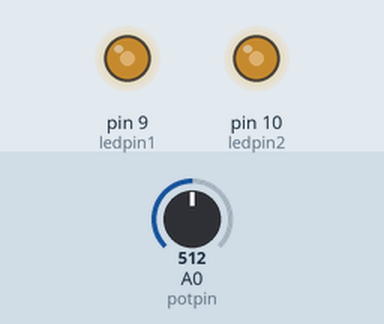
Bench run of a sketch on a simulated Arduino Uno, built for the host (arithmetic inside an expression is 32-bit, double 64-bit). Parts: output pins drawn as LEDs (lit = HIGH). The inputs (shaded band) are chosen by the test bench; at power-on: A0 (potpin) = 512. What the sketch prints to the serial monitor is not drawn.

Above: at 1.2 s.
1.3 s: A0 (potpin) set to 716
At 2.5 s:
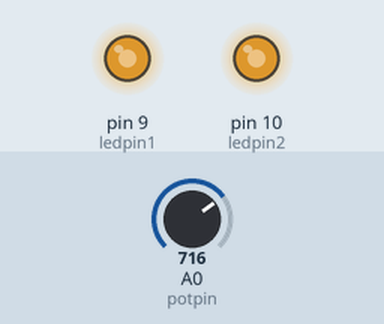
2.8 s: A0 (potpin) set to 900
At 3.6 s:
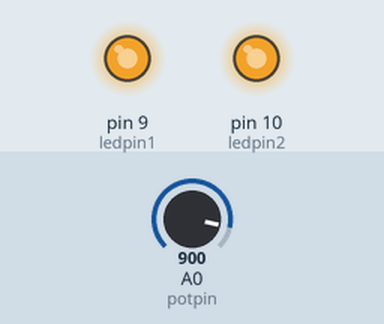
4.3 s: A0 (potpin) set to 122
At 4.7 s:
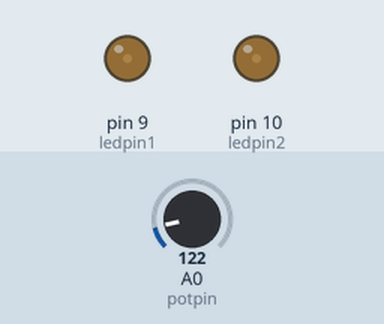
5.8 s: A0 (potpin) set to 0
At 7.0 s:
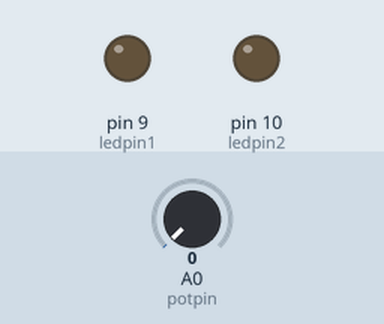
Timing chart, 0 to 8.8 s (numbered marks = the images above; inputs shaded):
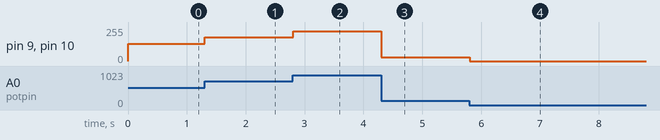

Measured:
- after the input at 1.3 s, pin 9 (ledpin1), pin 10 (ledpin2): 128/255 → 179/255 at once
- after the input at 2.8 s, pin 9 (ledpin1), pin 10 (ledpin2): 179/255 → 225/255 at once
- after the input at 4.3 s, pin 9 (ledpin1), pin 10 (ledpin2): 225/255 → 30/255 at once
- after the input at 5.8 s, pin 9 (ledpin1), pin 10 (ledpin2): 30/255 → 0/255 at once

The sketch:

DS1302andPWM__.ino
```cpp
/*
Arduino 连接 DS1302
代码来源：http://quadpoint.org/projects/arduino-ds1302
增加了串口调整时间代码
*/
#include <stdio.h>
#include <string.h>
#include <DS1302.h>

/* 接口定义
CE(DS1302 pin5) -> Arduino D5
IO(DS1302 pin6) -> Arduino D6
SCLK(DS1302 pin7) -> Arduino D7
*/
uint8_t CE_PIN   = 5;
uint8_t IO_PIN   = 6;
uint8_t SCLK_PIN = 7;

/* 日期变量缓存 */
char buf[50];
char day[10];
/* 串口数据缓存 */
String comdata = "";
int numdata[7] ={0}, j = 0, mark = 0;
/* 创建 DS1302 对象 */
DS1302 rtc(CE_PIN, IO_PIN, SCLK_PIN);

int potpin=0;//定义模拟接口0
int ledpin1=9;//定义数字接口11（PWM 输出）
int ledpin2=10;
int val=0;// 暂存来自传感器的变量数值

void print_time()
{
    /* 从 DS1302 获取当前时间 */
    Time t = rtc.time();
    /* 将星期从数字转换为名称 */
    memset(day, 0, sizeof(day));
    switch (t.day)
    {
    case 1: strcpy(day, "Sunday"); break;
    case 2: strcpy(day, "Monday"); break;
    case 3: strcpy(day, "Tuesday"); break;
    case 4: strcpy(day, "Wednesday"); break;
    case 5: strcpy(day, "Thursday"); break;
    case 6: strcpy(day, "Friday"); break;
    case 7: strcpy(day, "Saturday"); break;
    }
    /* 将日期代码格式化凑成buf等待输出 */
    snprintf(buf, sizeof(buf), "%s %04d-%02d-%02d %02d:%02d:%02d", day, t.yr, t.mon, t.date, t.hr, t.min, t.sec);
    /* 输出日期到串口 */
    Serial.println(buf);
}


void setup()
{

  pinMode(ledpin1,OUTPUT);
  pinMode(ledpin2,OUTPUT);
    Serial.begin(9600);
    rtc.write_protect(false);
    rtc.halt(false);
}

void loop()
{

    /* 当串口有数据的时候，将数据拼接到变量comdata */
    while (Serial.available() > 0)
    {
        comdata += char(Serial.read());
        delay(2);
        mark = 1;
    }
    /* 以逗号分隔分解comdata的字符串，分解结果变成转换成数字到numdata[]数组 */
    if(mark == 1)
    {
        Serial.print("You inputed : ");
        Serial.println(comdata);
        for(int i = 0; i < comdata.length() ; i++)
        {
            if(comdata[i] == ',' || comdata[i] == 0x10 || comdata[i] == 0x13)
            {
                j++;
            }
            else
            {
                numdata[j] = numdata[j] * 10 + (comdata[i] - '0');
            }
        }
        /* 将转换好的numdata凑成时间格式，写入DS1302 */
        Time t(numdata[0], numdata[1], numdata[2], numdata[3], numdata[4], numdata[5], numdata[6]);
        rtc.time(t);
        mark = 0;j=0;
        /* 清空 comdata 变量，以便等待下一次输入 */
        comdata = String("");
        /* 清空 numdata */
        for(int i = 0; i < 7 ; i++) numdata[i]=0;
    }

    /* 打印当前时间 */
//    print_time();
//    delay(3000);

    val=analogRead(potpin);// 读取传感器的模拟值并赋值给val
    Serial.println(val);//显示val 变量
    analogWrite(ledpin1,val/4);// 打开LED 并设置亮度（PWM 输__________出最大值255）
    analogWrite(ledpin2,val/4);
    delay(1);//延时0.01 秒
}
```
